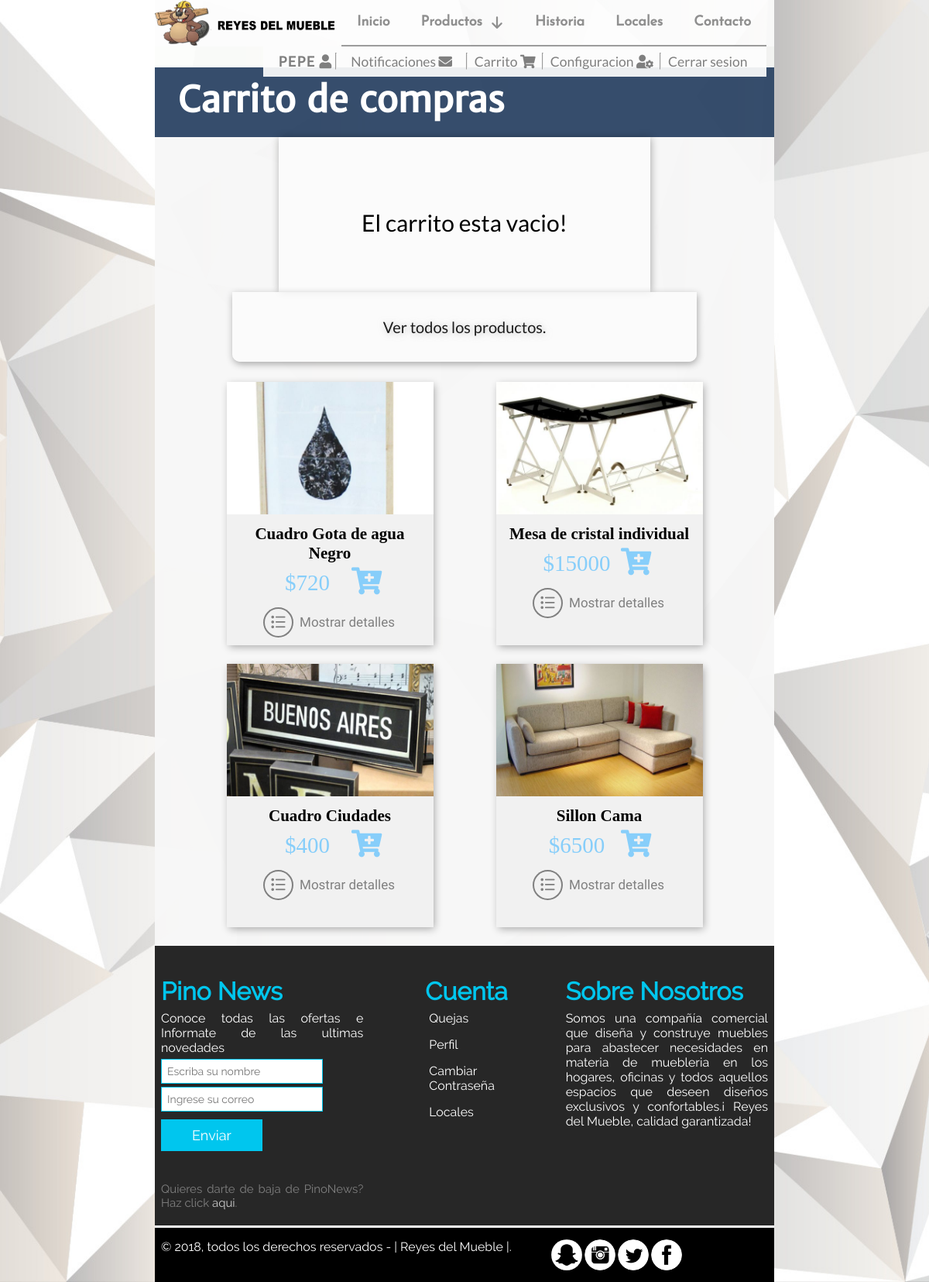
Screenshot of /includes/carrito/carritoga.php (signed in) with the database file from the repository.
### tables this page shows
CREATE TABLE `muebles` (
  `id_mueble` int(12) NOT NULL,
  `nombre` text NOT NULL,
  `descripcion` varchar(200) NOT NULL,
  `precio` int(11) NOT NULL,
  `imagen` varchar(100) NOT NULL,
  `color` text NOT NULL,
  `medida` text NOT NULL,
  `tipos` int(12) NOT NULL,
  `fecha` int(11) NOT NULL,
  `pago` int(11) NOT NULL,
  `descuento` int(11) NOT NULL
);

### includes/carrito/includes/mostrarc.php (the view, shortened to what this page needs)
<div class="imagen <?php echo $p; ?>">
	<a class='aproduc' href="../../producto.php?id_mueble=<?php echo $datos['id_mueble']?>&tipos=<?php echo $datos['tipos']?>">
	<?php
	if(!file_exists('../../'.$datos['imagen'])||$datos['imagen']=='')
	{echo '<img src="../../Imagenes/Productos/aa.jpg" >';}
    else{
	   echo '<img src="../../'.$datos['imagen'].'" >';
	}?>
		<div id="n">
        <?php echo "<h1>".$datos['nombre']."</h1>"; ?>
  		</div>
		<?php
		if(isset($_SESSION['user']))
		{
        echo "<div class='pre'>";
        echo '$'.$datos['precio'];
		echo "</div>";
		}
		else
		{
		echo "<div class='preno'>";
        echo '$'.$datos['precio'];
		echo "</div>";
		}
		?>
		</a>
		<?php
		if(isset($_SESSION['user']))
		{?>
		<div>
		<button class="carrito <?php echo $datos['id_mueble']; ?>" onclick="agregars(this,<?php echo $datos['id_mueble'];?>);"><i class="fas fa-cart-plus"></i></button>
		</div>
		<?php
		}
		?>
		<div class="mostrard" onclick="descripcion(this,<?php echo $p;?>);"><div class="d"></div><p id="md">Mostrar detalles</p></div>
	</div>

### includes/carrito/carritoga.php (shortened to what this page needs)
	<!DOCTYPE html>
 <html lang="en">
 <head>
	 <link rel="stylesheet" type="text/css" href="../../css/component.css">
 </head>
 <body>
 <?php include('includes/headerc.php');?>
	<section id="section1">
 <h2 id="carritob">Carrito de compras</h2>
 <?php
		echo "<article id='carrito'>";
if(!isset($_SESSION['carrito']))
{
	if(!isset($_GET['id_mueble'])){
	echo '<div id="cvacio2">El carrito esta vacio!</div>';
	echo  '<div id="vermas"><a href="../../productos.php">Ver todos los productos.</a></div>';
	echo "<div id='imagenes'>";
	require('../conexion.php');
	$query="SELECT * FROM muebles ORDER BY RAND() ASC LIMIT 4";
	$resultado=$conexion->query($query);
	while($datos=$resultado->fetch_assoc())
	{
		$p=$p+1;
		include 'includes/mostrarc.php';
	}
	echo "</div>";
		}
	 	}
		echo "</article>";
	?>
		</section>
	 <?php include_once('includes/footerc.php'); ?>
 </body>
 </html>

### css/carrito.css (style rules this page uses)
* { margin: 0; padding: 0; }
body { background-image: url(../Imagenes/body.jpg); background-repeat: no-repeat; background-attachment: fixed; background-size:cover; display: flex; flex-direction:column; justify-content: center; margin: 0 auto; }
#section1 { display: flex; padding-top: 1.5%; flex-direction: column; justify-content: flex-start; background: rgba(252, 253, 250, 0.83); }
#carritob { margin-top: .33em; font-size: 46px; font-family: 'Merriweather Sans'; padding: 20px; padding-left: 30px; line-height: 45px; color: white; height: 90px; background:rgba(34, 58, 94, 0.9); }
#carrito { display: flex; flex-direction: column; justify-content: flex-start; align-items: center; width: 100%; margin: 0 auto; background: rgba(247, 247, 247, 0.83); min-height: 400px; }
#cvacio2 { padding: 10px; width: 60%; height: 200px; line-height: 200px; text-align: center; background: rgba(253, 253, 253, 0.83); font-size: 30px; font-family: 'Lato'; -webkit-box-shadow: 1px 1px 10px 0px rgba(0,0,0,0.32); }
#vermas { position: relative; z-index: 1; padding: 10px; width: 75%; line-height: 70px; text-align: center; background: rgba(253, 253, 253, 0.83); font-size: 20px; font-family: 'Lato'; border-bottom-left-radius: 10px; border-bottom-right-radius: 10px; -webkit-box-shadow: 1px 3px 10px 0px rgba(0,0,0,0.32); }
#vermas a { color: rgba(5,5,5,.9); text-shadow: 1px 1px 8px rgba(150, 150, 150, 0.6); text-decoration: none; }
#imagenes { display:flex; flex-wrap:wrap; justify-content: space-around; flex-direction:row; margin-top: 1.6em; width: 87%; }
.aproduc { text-decoration: none;color: black; }
.pre { color:#87CEFA; font-family:calibri light; font-size:29px; margin-bottom: 0.5em; margin-left: -2em; }
.imagen { max-width: 267px; height: 340px; display: flex; flex-direction: column; justify-content: flex-start; box-shadow: 2px 3px 10px -1px rgba(0,0,0,0.33); text-align:center; overflow:hidden; background: rgba(240, 240, 240,0.927); margin-bottom: 1.5em; }
.imagen img { width:267px; height:171px; }
.mostrard { cursor:pointer; display: flex; justify-content: center; width: 100%;align-items: center; line-height: 40px; margin-bottom: .3em; }
#n { font-size: 18px; cursor:text;width: 267px; font-family:calibri light;padding: .5em; }
.d { box-shadow: 0 0 0 2px gray; transition: background 0.2s, color 0.2s; cursor: pointer; width: 35px; height: 35px; border-radius: 50%; text-align: center; color: gray; }
.d:before { content:"\e006"; font-family: ecoicon; speak: none; font-size: 20px; line-height: 35px; font-style: normal; font-weight: normal; font-variant: normal; text-transform: none; }
#md { font-size: 17px; color: gray; font-family: Roboto; margin-left: 10px; }
.carrito { position: absolute; z-index: 1; cursor: pointer; background: none; border:none; margin-top: -1.48em; margin-left: .8em; font-size: 35px; color:#87CEFA; align-self: flex-end; outline: none; }

### css/footer.css (style rules this page uses)
* { margin: 0; padding: 0; -webkit-box-sizing:border-box; -moz-box-sizing:border-box; box-sizing: border-box; }

### rows the page displays
muebles: imagen (picture), nombre "Cuadro Gota de agua Negro", precio "720"
muebles: imagen (picture), nombre "Mesa de cristal individual", precio "15000"
muebles: imagen (picture), nombre "Cuadro Ciudades", precio "400"
muebles: imagen (picture), nombre "Sillon Cama", precio "6500"

### other values shown
$name{0} "P"
$name{1} "E"
$name{2} "P"
$name{3} "E"
